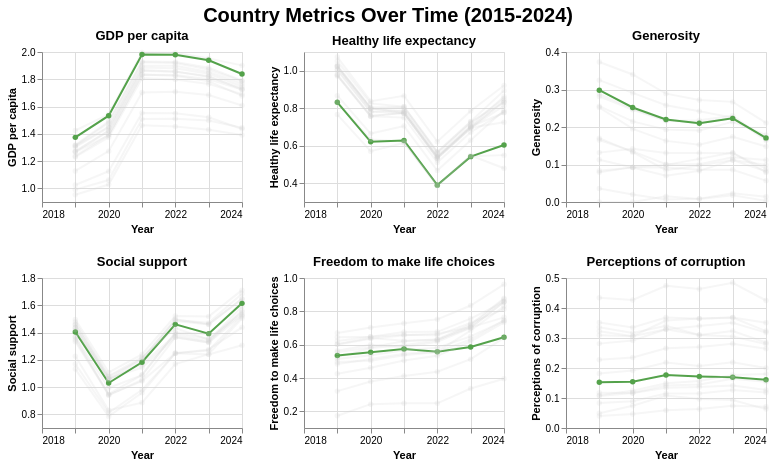

The notebook cell this image was saved under:
### Code cell
olympics_since_2018 = {
    'China': [2022],
    'France': [2024],
    'Italy': [2026],
    'Japan': [2020],
    'South Korea': [2018]
}

countries = [ 'Australia', 'Austria', 'Brazil', 'Canada',
    'China', 'France', 'Germany',
    'Greece', 'Italy', 'Japan', 'South Korea',
    'Mexico', 'Norway', 'Russia', 'Spain',
    'United Kingdom', 'United States']
years = list(range(2018, 2025))
# metrics = ['GDP per capita', 'Social support', 'Healthy life expectancy', 'Freedom to make life choices', 'Generosity', 'Perceptions of corruption']

df = happiness_df_final

# Create a dropdown selector for country
country_select = alt.selection_point(
    fields=['Country'],
    bind=alt.binding_select(options=countries, name='Select Country: '),
    value=[{'Country': 'United States'}]
)

# Define the metrics to plot
metrics_list = ['GDP per capita', 'Social support', 'Healthy life expectancy', 'Freedom to make life choices', 'Generosity', 'Perceptions of corruption']

olympic_data = []
for country, years_list in olympics_since_2018.items():
    for year in years_list:
        olympic_data.append({'Country': country, 'Olympic_Year': year})
olympic_df = pd.DataFrame(olympic_data)


# Create individual charts
charts = []
for metric in metrics_list:
    # Determine y-axis title and scale
    y_title = metric
    if metric == 'GDP per capita':
        y_title = 'GDP per capita'
    elif metric == 'Social support':
        y_title = 'Social support'
    elif metric == 'Healthy life expectancy':
        y_title = 'Healthy life expectancy'
    elif metric == 'Freedom to make life choices':
        y_title = 'Freedom to make life choices'
    elif metric == 'Generosity':
        y_title = 'Generosity'
    elif metric == 'Perceptions of corruption':
        y_title = 'Perceptions of corruption'

    chart = alt.Chart(df).mark_line(point=True, strokeWidth=2).encode(
        x=alt.X('Year:Q',
                title='Year',
                scale=alt.Scale(zero=False),
                axis=alt.Axis(format='d')),
        y=alt.Y(f'{metric}:Q', title=y_title, scale=alt.Scale(zero=False)),
        color=alt.condition(
            country_select,
            alt.Color('Country:N', legend=None),
            alt.value('lightgray')
        ),
        opacity=alt.condition(
            country_select,
            alt.value(1.0),
            alt.value(0.2)
        ),
        tooltip=['Country', 'Year', metric]
    ).add_params(
        country_select
    ).properties(
        width=200,
        height=150,
        title=metric
    )

    charts.append(chart)

# 2x3 grid
grid = alt.hconcat(
    alt.vconcat(charts[0], charts[1]),
    alt.vconcat(charts[2], charts[3]),
    alt.vconcat(charts[4], charts[5])
).properties(
    title={
        'text': 'Country Metrics Over Time (2015-2024)',
        'fontSize': 20,
        'anchor': 'middle'
    }
)

# Display the grid
grid
